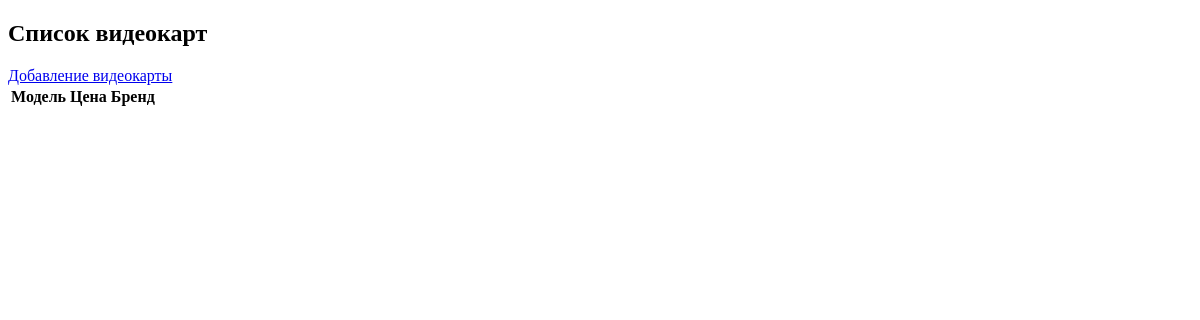
Before: / with the older database file.
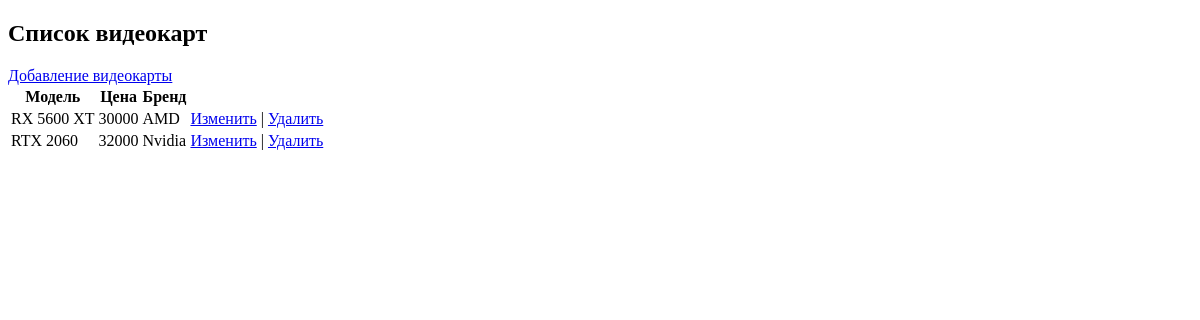
After: the same page with the newer database file.
### Z2_2app/models.py (models this page shows)
class Model(models.Model):
    brand = models.ForeignKey(Brand, on_delete=models.CASCADE)
    name = models.CharField(max_length=30)
    price = models.IntegerField()
    objects=models.Manager()
    DoesNotExist=models.Manager

class Brand(models.Model):
    name = models.CharField(max_length=30)

### Z2_2app/views.py (the view)
# urls.py: path('', views.index, name='index'),
def index(request):
    models = Model.objects.all()
    return render(request, "index.html", {"models": models})

### Z2_2/templates/index.html (shortened to what this page needs)
<!DOCTYPE html>
<html>
<head>
</head>
<body>
    <h2>Список видеокарт</h2>
    <a href="create/">Добавление видеокарты</a>
    <table>
        <thead><th>Модель</th><th>Цена</th><th>Бренд</th><th></th></thead>
        {% for model in models %}
        <tr>
            <td>{{ model.name }}</td>
            <td>{{ model.price }}</td>
            <td>{{ model.brand.name }}</td>
            <td>
                <a href="edit/{{model.id}}">Изменить</a> | <a href="delete/{{model.id}}">Удалить</a>
            </td>
        </tr>
        {% endfor %}
    </table>
</body>
</html>

Changed rows visible on the page:
added Model: name "RX 5600 XT", price "30000", brand.name "AMD"
added Model: name "RTX 2060", price "32000", brand.name "Nvidia"
